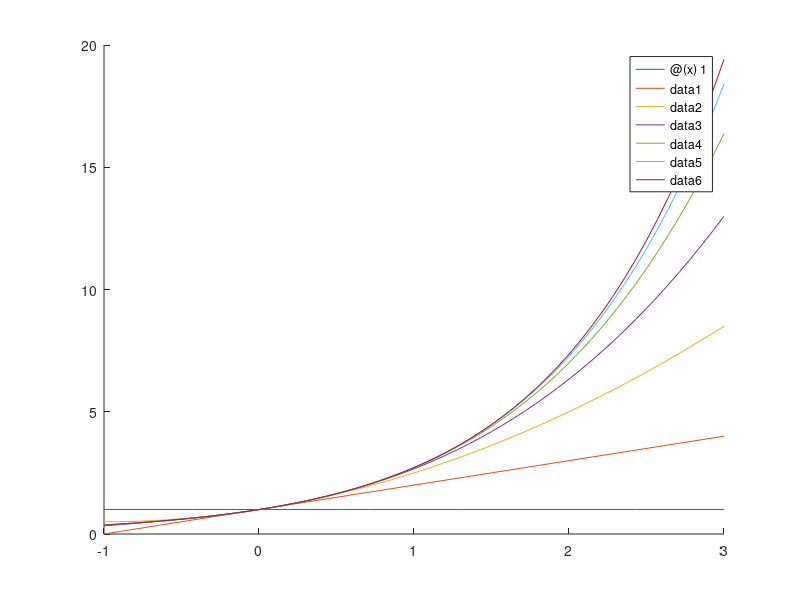

Recreate this plot in MATLAB.
hold on;

%help fplot

n = 6;

T = @(x) 1;
fplot(T, [-1, 3]);

for i = 1 : 6
  T = @(x) T(x) + (x.^i) / factorial(i);
  fplot(T, [-1, 3]);
endfor
